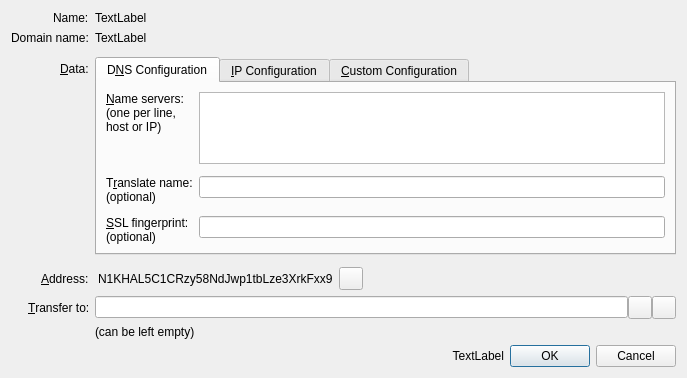
<?xml version="1.0" encoding="UTF-8"?>
<ui version="4.0">
 <class>ConfigureNameDialog</class>
 <widget class="QDialog" name="ConfigureNameDialog">
  <property name="geometry">
   <rect>
    <x>0</x>
    <y>0</y>
    <width>687</width>
    <height>369</height>
   </rect>
  </property>
  <property name="sizePolicy">
   <sizepolicy hsizetype="Preferred" vsizetype="Preferred">
    <horstretch>0</horstretch>
    <verstretch>0</verstretch>
   </sizepolicy>
  </property>
  <property name="windowTitle">
   <string>Configure Name</string>
  </property>
  <layout class="QVBoxLayout" name="verticalLayout">
   <item>
    <layout class="QFormLayout" name="formLayout">
     <property name="fieldGrowthPolicy">
      <enum>QFormLayout::AllNonFixedFieldsGrow</enum>
     </property>
     <property name="labelAlignment">
      <set>Qt::AlignRight|Qt::AlignTrailing|Qt::AlignVCenter</set>
     </property>
     <item row="1" column="0">
      <widget class="QLabel" name="label_2">
       <property name="text">
        <string>Name:</string>
       </property>
      </widget>
     </item>
     <item row="1" column="1">
      <widget class="QLabel" name="labelName">
       <property name="text">
        <string notr="true">TextLabel</string>
       </property>
      </widget>
     </item>
     <item row="2" column="0">
      <widget class="QLabel" name="label_3">
       <property name="text">
        <string>Domain name:</string>
       </property>
      </widget>
     </item>
     <item row="2" column="1">
      <widget class="QLabel" name="labelDomain">
       <property name="text">
        <string notr="true">TextLabel</string>
       </property>
      </widget>
     </item>
     <item row="3" column="1">
      <spacer name="verticalSpacer_2">
       <property name="orientation">
        <enum>Qt::Vertical</enum>
       </property>
       <property name="sizeHint" stdset="0">
        <size>
         <width>20</width>
         <height>16</height>
        </size>
       </property>
      </spacer>
     </item>
     <item row="4" column="0">
      <widget class="QLabel" name="label">
       <property name="text">
        <string>&amp;Data:</string>
       </property>
       <property name="alignment">
        <set>Qt::AlignLeading|Qt::AlignLeft|Qt::AlignVCenter</set>
       </property>
       <property name="buddy">
        <cstring>dataEdit</cstring>
       </property>
      </widget>
     </item>
     <item row="4" column="1">
      <widget class="QTabWidget" name="tabWidget">
       <property name="currentIndex">
        <number>0</number>
       </property>
       <widget class="QWidget" name="tab_dns">
        <attribute name="title">
         <string>D&amp;NS Configuration</string>
        </attribute>
        <layout class="QFormLayout" name="formLayout_2">
         <property name="fieldGrowthPolicy">
          <enum>QFormLayout::AllNonFixedFieldsGrow</enum>
         </property>
         <item row="0" column="0">
          <widget class="QLabel" name="label_6">
           <property name="text">
            <string>&amp;Name servers:
(one per line,
host or IP)</string>
           </property>
           <property name="alignment">
            <set>Qt::AlignLeading|Qt::AlignLeft|Qt::AlignTop</set>
           </property>
           <property name="buddy">
            <cstring>nsEdit</cstring>
           </property>
          </widget>
         </item>
         <item row="0" column="1">
          <widget class="QPlainTextEdit" name="nsEdit">
           <property name="toolTip">
            <string>Enter name servers as host names (preferable), or IP addresses. E.g.
ns0.web-sweet-web.net
ns1.web-sweet-web.net
ns0.xname.org
1.2.3.4
1.2.3.5</string>
           </property>
           <property name="tabChangesFocus">
            <bool>true</bool>
           </property>
          </widget>
         </item>
         <item row="2" column="0">
          <widget class="QLabel" name="label_5">
           <property name="text">
            <string>T&amp;ranslate name:
(optional)</string>
           </property>
           <property name="alignment">
            <set>Qt::AlignLeading|Qt::AlignLeft|Qt::AlignTop</set>
           </property>
           <property name="buddy">
            <cstring>nsTranslateEdit</cstring>
           </property>
          </widget>
         </item>
         <item row="2" column="1">
          <widget class="QLineEdit" name="nsTranslateEdit">
           <property name="toolTip">
            <string>&lt;html&gt;&lt;head/&gt;&lt;body&gt;&lt;p&gt;Enter substitution name that will be used in DNS queries.&lt;/p&gt;&lt;p&gt;For example: bitcoin.org&lt;/p&gt;&lt;/body&gt;&lt;/html&gt;</string>
           </property>
          </widget>
         </item>
         <item row="4" column="0">
          <widget class="QLabel" name="label_9">
           <property name="text">
            <string>&amp;SSL fingerprint:
(optional)</string>
           </property>
           <property name="alignment">
            <set>Qt::AlignLeading|Qt::AlignLeft|Qt::AlignTop</set>
           </property>
           <property name="buddy">
            <cstring>nsFingerprintEdit</cstring>
           </property>
          </widget>
         </item>
         <item row="4" column="1">
          <widget class="QLineEdit" name="nsFingerprintEdit">
           <property name="toolTip">
            <string>Enter SSL certificate fingerprint if you want to use HTTPS</string>
           </property>
          </widget>
         </item>
         <item row="1" column="1">
          <spacer name="verticalSpacer_5">
           <property name="orientation">
            <enum>Qt::Vertical</enum>
           </property>
           <property name="sizeType">
            <enum>QSizePolicy::Maximum</enum>
           </property>
           <property name="sizeHint" stdset="0">
            <size>
             <width>20</width>
             <height>20</height>
            </size>
           </property>
          </spacer>
         </item>
         <item row="3" column="1">
          <spacer name="verticalSpacer_6">
           <property name="orientation">
            <enum>Qt::Vertical</enum>
           </property>
           <property name="sizeType">
            <enum>QSizePolicy::Maximum</enum>
           </property>
           <property name="sizeHint" stdset="0">
            <size>
             <width>20</width>
             <height>20</height>
            </size>
           </property>
          </spacer>
         </item>
        </layout>
       </widget>
       <widget class="QWidget" name="tab_ip">
        <attribute name="title">
         <string>&amp;IP Configuration</string>
        </attribute>
        <layout class="QFormLayout" name="formLayout_3">
         <item row="0" column="0">
          <widget class="QLabel" name="label_7">
           <property name="text">
            <string>I&amp;P Address:</string>
           </property>
           <property name="alignment">
            <set>Qt::AlignLeading|Qt::AlignLeft|Qt::AlignTop</set>
           </property>
           <property name="buddy">
            <cstring>nsTranslateEdit</cstring>
           </property>
          </widget>
         </item>
         <item row="0" column="1">
          <widget class="QLineEdit" name="ipEdit">
           <property name="toolTip">
            <string>IP address, e.g. 1.2.3.4</string>
           </property>
          </widget>
         </item>
         <item row="1" column="1">
          <widget class="QLabel" name="label_8">
           <property name="text">
            <string>Subdomains will be mapped to the same IP</string>
           </property>
          </widget>
         </item>
         <item row="3" column="1">
          <widget class="QLineEdit" name="ipFingerprintEdit">
           <property name="toolTip">
            <string>Enter SSL certificate fingerprint if you want to use HTTPS</string>
           </property>
          </widget>
         </item>
         <item row="3" column="0">
          <widget class="QLabel" name="label_10">
           <property name="text">
            <string>&amp;SSL fingerprint:
(optional)</string>
           </property>
           <property name="alignment">
            <set>Qt::AlignLeading|Qt::AlignLeft|Qt::AlignTop</set>
           </property>
           <property name="buddy">
            <cstring>ipFingerprintEdit</cstring>
           </property>
          </widget>
         </item>
         <item row="2" column="1">
          <spacer name="verticalSpacer_4">
           <property name="orientation">
            <enum>Qt::Vertical</enum>
           </property>
           <property name="sizeType">
            <enum>QSizePolicy::Maximum</enum>
           </property>
           <property name="sizeHint" stdset="0">
            <size>
             <width>20</width>
             <height>12</height>
            </size>
           </property>
          </spacer>
         </item>
        </layout>
       </widget>
       <widget class="QWidget" name="tab_json">
        <attribute name="title">
         <string>&amp;Custom Configuration</string>
        </attribute>
        <layout class="QVBoxLayout" name="verticalLayout_4">
         <item>
          <widget class="QLabel" name="label_4">
           <property name="text">
            <string>&lt;!DOCTYPE HTML PUBLIC &quot;-//W3C//DTD HTML 4.0//EN&quot; &quot;http://www.w3.org/TR/REC-html40/strict.dtd&quot;&gt;
&lt;html&gt;&lt;head&gt;&lt;meta name=&quot;qrichtext&quot; content=&quot;1&quot; /&gt;&lt;style type=&quot;text/css&quot;&gt;
p, li { white-space: pre-wrap; }
&lt;/style&gt;&lt;/head&gt;&lt;body style=&quot; font-family:'MS Shell Dlg 2'; font-size:8pt; font-weight:400; font-style:normal;&quot;&gt;
&lt;p style=&quot; margin-top:0px; margin-bottom:0px; margin-left:0px; margin-right:0px; -qt-block-indent:0; text-indent:0px;&quot;&gt;Enter JSON string, e.g. {&amp;quot;ns&amp;quot;: [&amp;quot;1.2.3.4&amp;quot;, &amp;quot;1.2.3.5&amp;quot;]}&lt;/p&gt;
&lt;p style=&quot; margin-top:0px; margin-bottom:0px; margin-left:0px; margin-right:0px; -qt-block-indent:0; text-indent:0px;&quot;&gt;See &lt;a href=&quot;http://dot-bit.org/HowToRegisterAndConfigureBitDomains&quot;&gt;&lt;span style=&quot; text-decoration: underline; color:#0000ff;&quot;&gt;How to Register and Configure Bit Domains&lt;/span&gt;&lt;/a&gt;&lt;/p&gt;&lt;/body&gt;&lt;/html&gt;</string>
           </property>
           <property name="openExternalLinks">
            <bool>true</bool>
           </property>
          </widget>
         </item>
         <item>
          <widget class="QLineEdit" name="dataEdit">
           <property name="toolTip">
            <string>Enter JSON string that will be associated with the name</string>
           </property>
          </widget>
         </item>
         <item>
          <widget class="QLabel" name="labelJsonValid">
           <property name="text">
            <string notr="true">TextLabel</string>
           </property>
          </widget>
         </item>
         <item>
          <spacer name="verticalSpacer_3">
           <property name="orientation">
            <enum>Qt::Vertical</enum>
           </property>
           <property name="sizeHint" stdset="0">
            <size>
             <width>20</width>
             <height>40</height>
            </size>
           </property>
          </spacer>
         </item>
        </layout>
       </widget>
      </widget>
     </item>
     <item row="5" column="1">
      <spacer name="verticalSpacer">
       <property name="orientation">
        <enum>Qt::Vertical</enum>
       </property>
       <property name="sizeHint" stdset="0">
        <size>
         <width>20</width>
         <height>16</height>
        </size>
       </property>
      </spacer>
     </item>
     <item row="6" column="0">
      <widget class="QLabel" name="labelCurrentAddress">
       <property name="text">
        <string>&amp;Address:</string>
       </property>
       <property name="buddy">
        <cstring>copyButton</cstring>
       </property>
      </widget>
     </item>
     <item row="7" column="0">
      <widget class="QLabel" name="labelTransferTo">
       <property name="text">
        <string>&amp;Transfer to:</string>
       </property>
       <property name="buddy">
        <cstring>transferTo</cstring>
       </property>
      </widget>
     </item>
     <item row="7" column="1">
      <layout class="QHBoxLayout" name="transferToLayout">
       <property name="spacing">
        <number>0</number>
       </property>
       <property name="sizeConstraint">
        <enum>QLayout::SetDefaultConstraint</enum>
       </property>
       <item>
        <widget class="QValidatedLineEdit" name="transferTo">
         <property name="toolTip">
          <string>The Namecoin address to transfer
the domain to, e.g.
N1KHAL5C1CRzy58NdJwp1tbLze3XrkFxx9

Leave empty, if not needed.</string>
         </property>
         <property name="text">
          <string notr="true"/>
         </property>
         <property name="maxLength">
          <number>34</number>
         </property>
        </widget>
       </item>
       <item>
        <widget class="QToolButton" name="addressBookButton">
         <property name="toolTip">
          <string>Choose address from address book</string>
         </property>
         <property name="text">
          <string/>
         </property>
         <property name="icon">
          <iconset resource="../bitcoin.qrc">
           <normaloff>:/icons/address-book</normaloff>:/icons/address-book</iconset>
         </property>
         <property name="shortcut">
          <string>Alt+A</string>
         </property>
        </widget>
       </item>
       <item>
        <widget class="QToolButton" name="pasteButton">
         <property name="toolTip">
          <string>Paste address from clipboard</string>
         </property>
         <property name="text">
          <string/>
         </property>
         <property name="icon">
          <iconset resource="../bitcoin.qrc">
           <normaloff>:/icons/editpaste</normaloff>:/icons/editpaste</iconset>
         </property>
         <property name="shortcut">
          <string>Alt+P</string>
         </property>
        </widget>
       </item>
      </layout>
     </item>
     <item row="8" column="1">
      <widget class="QLabel" name="labelTransferToHint">
       <property name="text">
        <string>(can be left empty)</string>
       </property>
      </widget>
     </item>
     <item row="6" column="1">
      <layout class="QHBoxLayout" name="horizontalLayout_2">
       <item>
        <widget class="QLabel" name="labelAddress">
         <property name="sizePolicy">
          <sizepolicy hsizetype="Preferred" vsizetype="Preferred">
           <horstretch>0</horstretch>
           <verstretch>0</verstretch>
          </sizepolicy>
         </property>
         <property name="maximumSize">
          <size>
           <width>16777215</width>
           <height>16777215</height>
          </size>
         </property>
         <property name="toolTip">
          <string>Namecoin address to which the name is assigned</string>
         </property>
         <property name="text">
          <string notr="true">N1KHAL5C1CRzy58NdJwp1tbLze3XrkFxx9</string>
         </property>
         <property name="indent">
          <number>3</number>
         </property>
         <property name="buddy">
          <cstring>transferTo</cstring>
         </property>
        </widget>
       </item>
       <item>
        <widget class="QToolButton" name="copyButton">
         <property name="toolTip">
          <string>Copy address to clipboard</string>
         </property>
         <property name="text">
          <string/>
         </property>
         <property name="icon">
          <iconset resource="../bitcoin.qrc">
           <normaloff>:/icons/editcopy</normaloff>:/icons/editcopy</iconset>
         </property>
         <property name="shortcut">
          <string>Alt+P</string>
         </property>
        </widget>
       </item>
       <item>
        <spacer name="horizontalSpacer">
         <property name="orientation">
          <enum>Qt::Horizontal</enum>
         </property>
         <property name="sizeHint" stdset="0">
          <size>
           <width>40</width>
           <height>20</height>
          </size>
         </property>
        </spacer>
       </item>
      </layout>
     </item>
    </layout>
   </item>
   <item>
    <layout class="QHBoxLayout" name="horizontalLayout">
     <item>
      <widget class="QLabel" name="labelSubmitHint">
       <property name="text">
        <string notr="true">TextLabel</string>
       </property>
       <property name="alignment">
        <set>Qt::AlignRight|Qt::AlignTrailing|Qt::AlignVCenter</set>
       </property>
      </widget>
     </item>
     <item>
      <widget class="QDialogButtonBox" name="buttonBox">
       <property name="sizePolicy">
        <sizepolicy hsizetype="Maximum" vsizetype="Fixed">
         <horstretch>0</horstretch>
         <verstretch>0</verstretch>
        </sizepolicy>
       </property>
       <property name="orientation">
        <enum>Qt::Horizontal</enum>
       </property>
       <property name="standardButtons">
        <set>QDialogButtonBox::Cancel|QDialogButtonBox::Ok</set>
       </property>
      </widget>
     </item>
    </layout>
   </item>
  </layout>
 </widget>
 <customwidgets>
  <customwidget>
   <class>QValidatedLineEdit</class>
   <extends>QLineEdit</extends>
   <header>../../src/qt/qvalidatedlineedit.h</header>
  </customwidget>
 </customwidgets>
 <tabstops>
  <tabstop>tabWidget</tabstop>
  <tabstop>nsEdit</tabstop>
  <tabstop>dataEdit</tabstop>
  <tabstop>transferTo</tabstop>
  <tabstop>addressBookButton</tabstop>
  <tabstop>pasteButton</tabstop>
  <tabstop>buttonBox</tabstop>
 </tabstops>
 <resources>
  <include location="../bitcoin.qrc"/>
 </resources>
 <connections>
  <connection>
   <sender>buttonBox</sender>
   <signal>accepted()</signal>
   <receiver>ConfigureNameDialog</receiver>
   <slot>accept()</slot>
   <hints>
    <hint type="sourcelabel">
     <x>618</x>
     <y>382</y>
    </hint>
    <hint type="destinationlabel">
     <x>157</x>
     <y>274</y>
    </hint>
   </hints>
  </connection>
  <connection>
   <sender>buttonBox</sender>
   <signal>rejected()</signal>
   <receiver>ConfigureNameDialog</receiver>
   <slot>reject()</slot>
   <hints>
    <hint type="sourcelabel">
     <x>618</x>
     <y>382</y>
    </hint>
    <hint type="destinationlabel">
     <x>286</x>
     <y>274</y>
    </hint>
   </hints>
  </connection>
 </connections>
</ui>
